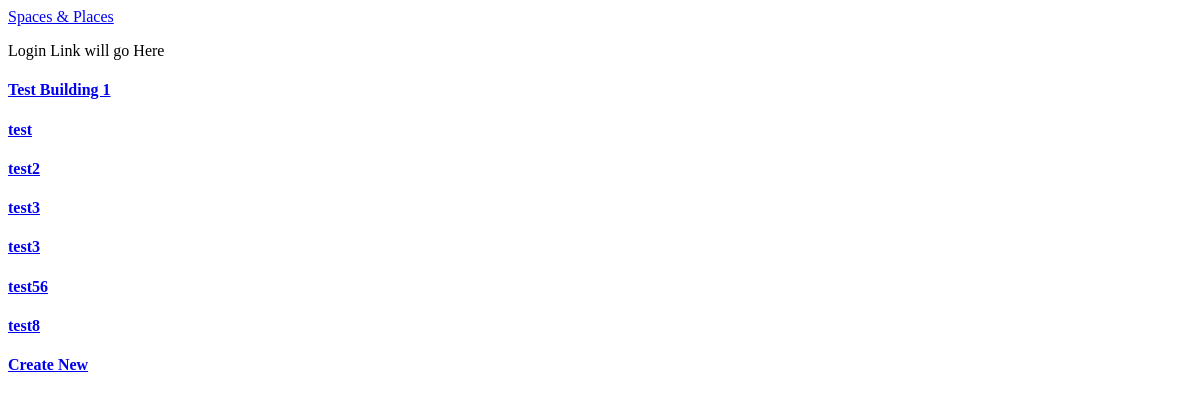
The app's page /spaces/all, older data.
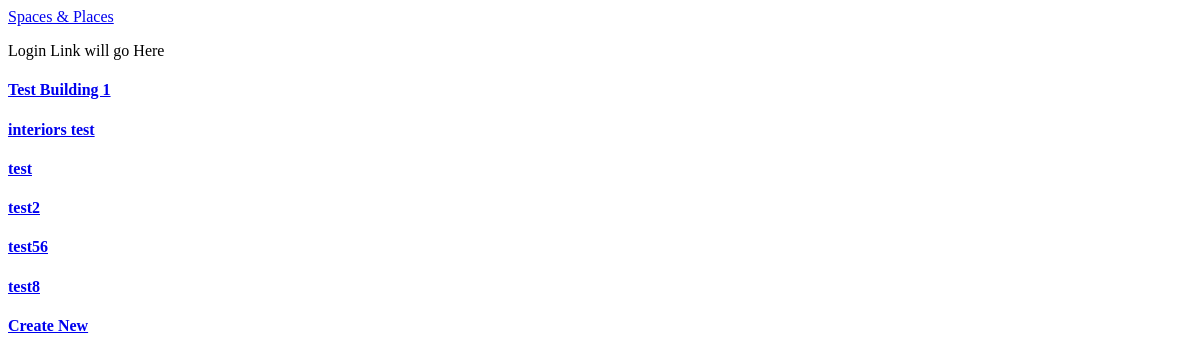
The same page, newer data.
### models.py (models this page shows)
class SpaceProject(Base):
    __tablename__ = 'space'
    id = Column(Integer, primary_key = True)
    name = Column(String(250), nullable = False)
    design_team = Column(String(1000))
    year_built = Column(String(8))
    program = Column(String(250))
    space_type = Column(String(250),
                        ForeignKey('spacetype.name'))
    space = relationship(SpaceType)
    user_id = Column(Integer, ForeignKey('user.id'))
    user = relationship(User)

### application.py (the view)
@app.route('/spaces/all')
def allSpaces():
    spaces = session.query(SpaceProject).order_by(asc(SpaceProject.name)).all()
    return render_template('spacetype_all.html', spaces = spaces)

### templates/spacetype_all.html (shortened to what this page needs)
{% extends "main.html" %}
{% block content %}
{% include "header.html" %}
<div>
  {% if spaces %}
    {% for space in spaces %}
    <a href="{{url_for('spaceProjectView', space_type = space.space_type,
                        space_id = space.id)}}">
      <h4>{{ space.name }}</h4>
    </a>
    {% endfor %}
  {% else %}
    <h4>No spaces are currentlyavailable. Create one below.</h4>
  {% endif %}
  <a href="{{url_for('createSpaceProject')}}">
    <h4>Create New</h4>
  </a>
</div>
{% endblock %}

### templates/main.html (shortened to what this page needs)
<!DOCTYPE html>
<html lang="en">
	<head>
		<link rel=stylesheet type=text/css href="{{ url_for('static', filename='styles.css') }}">
	</head>
	<body>
		<div class="container">
			{% block content %}
			{% endblock %}
		</div>
	</body>
</html>

### templates/header.html (shortened to what this page needs)
<div class="row top-menu">
	<div class="col-md-6">
		<a href="{{url_for('spacesIndex')}}">
			Spaces & Places
		</a>
	</div>
	<div class="col-md-6 text-right">
					<p>Login Link will go Here </p>
	</div>
</div>

Row changes from the older to the newer data that the page shows:
removed SpaceProject: name "test3"
removed SpaceProject: name "test3"
added SpaceProject: name "interiors test"
